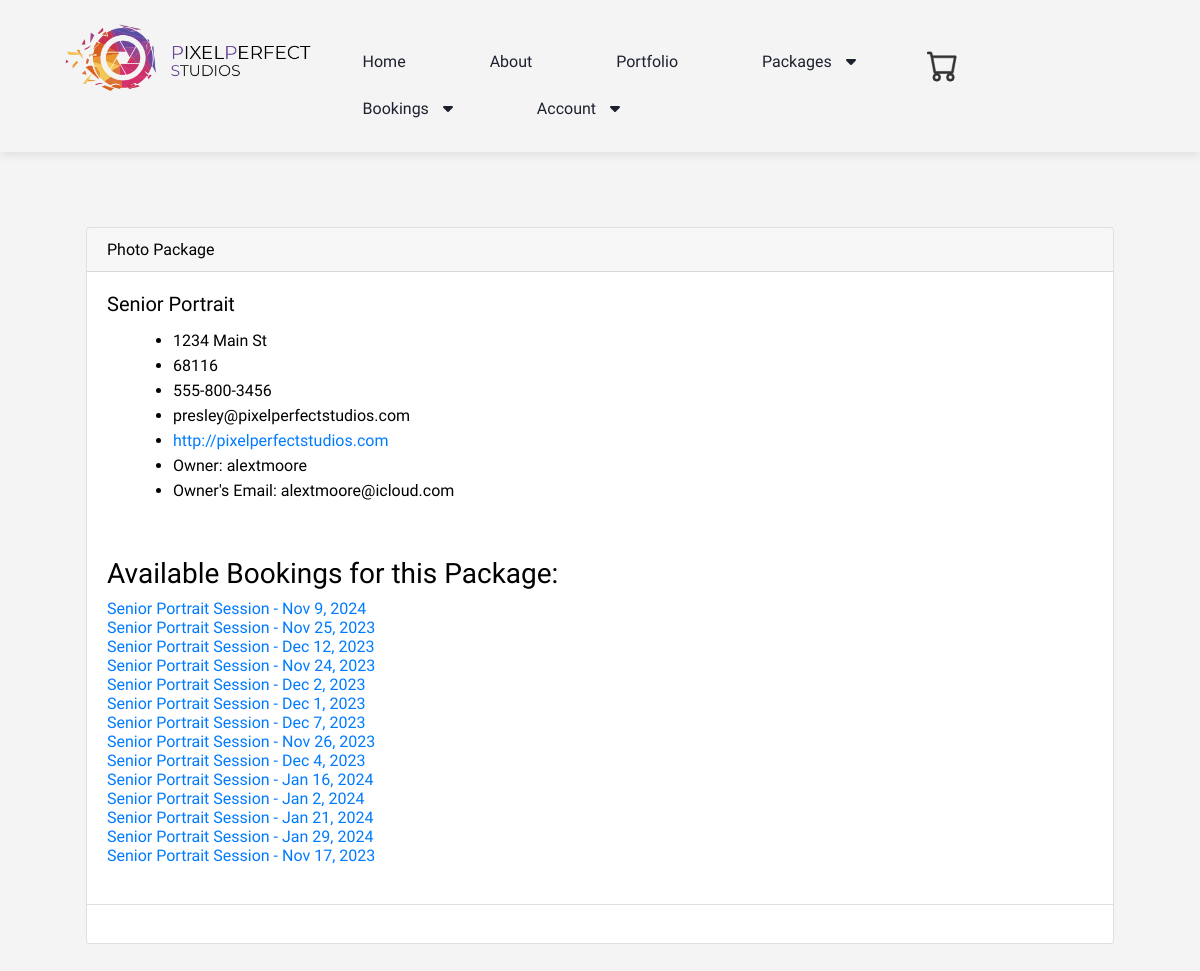
Page /show_package/1 on the committed database.
### events/models.py (models this page shows, shortened)
class Venue(models.Model):
    name = models.CharField('Venue Name', max_length=120)
    address = models.CharField(max_length=300)
    zip_code = models.CharField('Zip Code', max_length=15)
    phone = models.CharField('Contact Phone', max_length=25, blank=True)
    web = models.URLField('Website Address', blank=True)
    email_address = models.EmailField('Email Address', blank=True)
    owner = models.IntegerField("Venue Owner", blank=False, default=1)
    venue_image = models.ImageField(null=True, blank=True, upload_to="images/")
    def __str__(self):
        return self.name

class Event(models.Model):
    name = models.CharField('Event Name', max_length=120)
    event_date = models.DateTimeField('Event Date')
    venue = models.ForeignKey(Venue, blank=True, null=True, on_delete=models.CASCADE)
    manager = models.ForeignKey(User, blank=True, null=True, on_delete=models.SET_NULL)
    description = models.TextField(blank=True)
    attendees = models.ManyToManyField(MyClubUser, blank=True)
    approved = models.BooleanField('Approved', default=False)
    def __str__(self):
        return self.name

### events/views.py (the view)
# urls.py: path('show_package/<venue_id>', views.show_venue, name='show-venue'),
def show_venue(request, venue_id):
    venue = Venue.objects.get(pk=venue_id)
    venue_owner = User.objects.get(pk=venue.owner)
    events = venue.event_set.all()
    return render(request, 'show_venue.html',
                  {'venue': venue,
                   'venue_owner': venue_owner,
                   'events': events})

### events/templates/show_venue.html (shortened to what this page needs)
{% extends 'events/base.html' %}
{% block content %}
    <div class="card">
        <div class="card-header">
            Photo Package
        </div>
        <div class="card-body">
            <h5 class="card-title">{{ venue }}</h5>
            <p class="card-text">
            <ul>
                <li>{{ venue.address }}</li>
                <li>{{ venue.zip_code }}</li>
                <li>{{ venue.phone }}</li>
                <li>{{ venue.email_address }}</li>
                <li><a href="{{ venue.web }}">{{ venue.web }}</a></li>
                <li>Owner: {{ venue_owner }} </li>
                <li>Owner's Email: {{ venue_owner.email }} </li>
            </ul>
            <br>
            </p>
            <br/>
            <h3>Available Bookings for this Package:</h3>
            {% if events %}
                {% for event in events %}
                    <a href="{% url 'show-event' event.id %}">{{ event }}</a><br/>
                {% endfor %}
                <br/>
            {% else %}
                No Bookings Scheduled At This Time.
            {% endif %}
        </div>
        <br/><br/>
    </div>
    <br/>
{% endblock %}

### rows in the picture
Venue: name "Senior Portrait", address "1234 Main St", zip_code "68116", phone "555-800-3456", email_address "presley@pixelperfectstudios.com", web "http://pixelperfectstudios.com"
Event: name "Senior Portrait Session - Nov 9, 2024"
Event: name "Senior Portrait Session - Nov 25, 2023"
Event: name "Senior Portrait Session - Dec 12, 2023"
Event: name "Senior Portrait Session - Nov 24, 2023"
Event: name "Senior Portrait Session - Dec 2, 2023"
Event: name "Senior Portrait Session - Dec 1, 2023"
Event: name "Senior Portrait Session - Dec 7, 2023"
Event: name "Senior Portrait Session - Nov 26, 2023"
Event: name "Senior Portrait Session - Dec 4, 2023"
Event: name "Senior Portrait Session - Jan 16, 2024"
Event: name "Senior Portrait Session - Jan 2, 2024"
Event: name "Senior Portrait Session - Jan 21, 2024"
Event: name "Senior Portrait Session - Jan 29, 2024"
Event: name "Senior Portrait Session - Nov 17, 2023"

### other values in the picture
{{ venue_owner }} "alextmoore"
{{ venue_owner.email }} "alextmoore@icloud.com"
